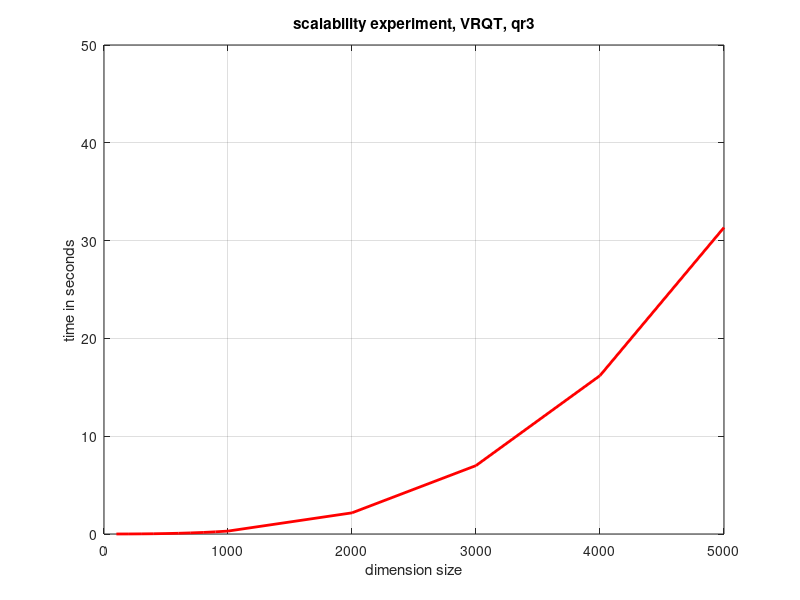
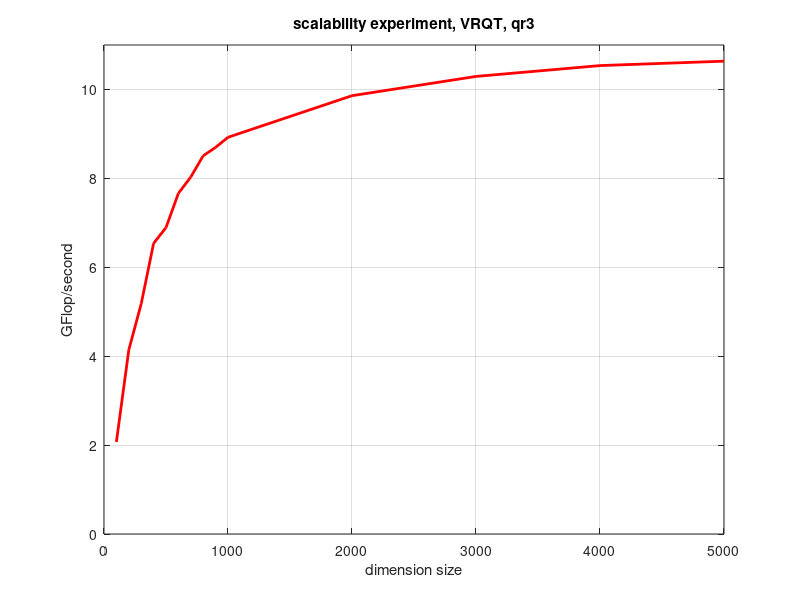

Recreate these plots in MATLAB, in order.
   clear
   close all
   X = load('test_timing_w03_l1p1_mn__square__1thread.dat');
   m = X(:,2);
   perf = X(:,5);

   ax = axes;
   plot( X(:,1),X(:,6) , 'r', 'LineWidth', 2); 
   grid on
   %set( ax, 'XTick',[ 100, 200, 500, X(9:15,1) ]);
   axis([0 5000 0 50])

   title('scalability experiment, VRQT, qr3')
   xlabel('dimension size')
   ylabel('time in seconds')

   figure
   ax = axes;
   plot( X(:,1),X(:,7) , 'r', 'LineWidth', 2); 
   grid on
   %set( ax, 'XTick',[ 100, 200, 500, X(9:15,1) ]);
   axis([0 5000 0 11])

   title('scalability experiment, VRQT, qr3')
   xlabel('dimension size')
   ylabel('GFlop/second')

